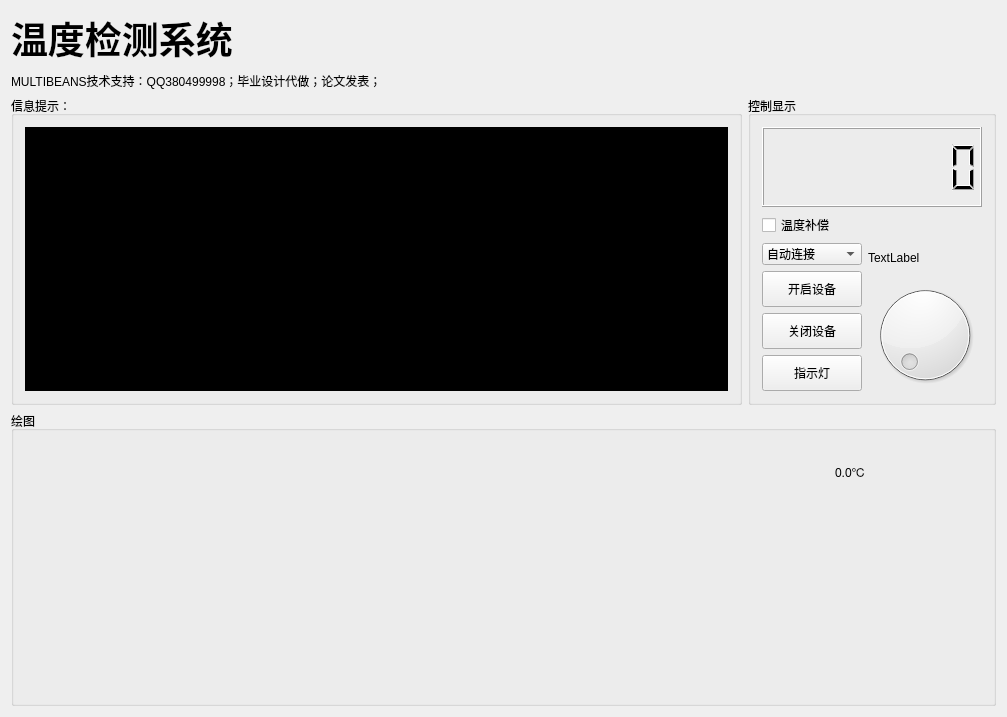
<?xml version="1.0" encoding="UTF-8"?>
<ui version="4.0">
 <class>Widget</class>
 <widget class="QWidget" name="Widget">
  <property name="geometry">
   <rect>
    <x>0</x>
    <y>0</y>
    <width>1007</width>
    <height>717</height>
   </rect>
  </property>
  <property name="windowTitle">
   <string>Widget</string>
  </property>
  <layout class="QVBoxLayout" name="verticalLayout_5">
   <item>
    <layout class="QVBoxLayout" name="verticalLayout_4">
     <item>
      <widget class="QLabel" name="label_title">
       <property name="text">
        <string>&lt;html&gt;&lt;head/&gt;&lt;body&gt;&lt;p&gt;&lt;span style=&quot; font-size:28pt; font-weight:600;&quot;&gt;温度检测系统&lt;/span&gt;&lt;/p&gt;&lt;/body&gt;&lt;/html&gt;</string>
       </property>
      </widget>
     </item>
     <item>
      <widget class="QLabel" name="label">
       <property name="text">
        <string>MULTIBEANS技术支持：QQ380499998；毕业设计代做；论文发表；</string>
       </property>
      </widget>
     </item>
     <item>
      <layout class="QHBoxLayout" name="horizontalLayout_3">
       <item>
        <widget class="QGroupBox" name="groupBox">
         <property name="title">
          <string>信息提示：</string>
         </property>
         <layout class="QHBoxLayout" name="horizontalLayout">
          <item>
           <widget class="QTextBrowser" name="textBrowser">
            <property name="styleSheet">
             <string notr="true">background-color: rgb(0, 0, 0);
font: 8pt &quot;黑体&quot;;
color: rgb(85, 255, 0);</string>
            </property>
           </widget>
          </item>
         </layout>
        </widget>
       </item>
       <item>
        <widget class="QGroupBox" name="groupBox_2">
         <property name="title">
          <string>控制显示</string>
         </property>
         <layout class="QVBoxLayout" name="verticalLayout_7">
          <item>
           <layout class="QVBoxLayout" name="verticalLayout_6">
            <item>
             <widget class="QLCDNumber" name="lcdNumber">
              <property name="minimumSize">
               <size>
                <width>220</width>
                <height>80</height>
               </size>
              </property>
              <property name="maximumSize">
               <size>
                <width>220</width>
                <height>80</height>
               </size>
              </property>
              <property name="digitCount">
               <number>8</number>
              </property>
             </widget>
            </item>
            <item>
             <widget class="QCheckBox" name="checkBox">
              <property name="text">
               <string>温度补偿</string>
              </property>
             </widget>
            </item>
            <item>
             <layout class="QHBoxLayout" name="horizontalLayout_2">
              <item>
               <layout class="QVBoxLayout" name="verticalLayout">
                <item>
                 <widget class="QComboBox" name="DeviceList">
                  <item>
                   <property name="text">
                    <string>自动连接</string>
                   </property>
                  </item>
                  <item>
                   <property name="text">
                    <string/>
                   </property>
                  </item>
                 </widget>
                </item>
                <item>
                 <widget class="QPushButton" name="pushButton_startDevice">
                  <property name="minimumSize">
                   <size>
                    <width>100</width>
                    <height>30</height>
                   </size>
                  </property>
                  <property name="maximumSize">
                   <size>
                    <width>100</width>
                    <height>40</height>
                   </size>
                  </property>
                  <property name="text">
                   <string>开启设备</string>
                  </property>
                 </widget>
                </item>
                <item>
                 <widget class="QPushButton" name="pushButton_stopDevice">
                  <property name="minimumSize">
                   <size>
                    <width>100</width>
                    <height>30</height>
                   </size>
                  </property>
                  <property name="maximumSize">
                   <size>
                    <width>100</width>
                    <height>40</height>
                   </size>
                  </property>
                  <property name="text">
                   <string>关闭设备</string>
                  </property>
                 </widget>
                </item>
                <item>
                 <widget class="QPushButton" name="pushButton_light">
                  <property name="minimumSize">
                   <size>
                    <width>100</width>
                    <height>30</height>
                   </size>
                  </property>
                  <property name="maximumSize">
                   <size>
                    <width>100</width>
                    <height>40</height>
                   </size>
                  </property>
                  <property name="text">
                   <string>指示灯</string>
                  </property>
                 </widget>
                </item>
               </layout>
              </item>
              <item>
               <layout class="QVBoxLayout" name="verticalLayout_2">
                <item>
                 <widget class="QLabel" name="label_diatemp">
                  <property name="minimumSize">
                   <size>
                    <width>100</width>
                    <height>30</height>
                   </size>
                  </property>
                  <property name="maximumSize">
                   <size>
                    <width>100</width>
                    <height>30</height>
                   </size>
                  </property>
                  <property name="text">
                   <string>TextLabel</string>
                  </property>
                 </widget>
                </item>
                <item>
                 <widget class="QDial" name="dial">
                  <property name="minimum">
                   <number>100</number>
                  </property>
                  <property name="maximum">
                   <number>500</number>
                  </property>
                 </widget>
                </item>
               </layout>
              </item>
             </layout>
            </item>
           </layout>
          </item>
         </layout>
        </widget>
       </item>
      </layout>
     </item>
     <item>
      <widget class="QGroupBox" name="groupBox_3">
       <property name="title">
        <string>绘图</string>
       </property>
       <layout class="QVBoxLayout" name="verticalLayout_3">
        <item>
         <widget class="QCustomPlot" name="plot" native="true">
          <property name="minimumSize">
           <size>
            <width>950</width>
            <height>250</height>
           </size>
          </property>
          <property name="maximumSize">
           <size>
            <width>820</width>
            <height>250</height>
           </size>
          </property>
          <widget class="QLabel" name="label_currentTemp">
           <property name="geometry">
            <rect>
             <x>810</x>
             <y>20</y>
             <width>121</width>
             <height>20</height>
            </rect>
           </property>
           <property name="text">
            <string>0.0℃</string>
           </property>
          </widget>
         </widget>
        </item>
       </layout>
      </widget>
     </item>
    </layout>
   </item>
  </layout>
 </widget>
 <layoutdefault spacing="6" margin="11"/>
 <customwidgets>
  <customwidget>
   <class>QCustomPlot</class>
   <extends>QWidget</extends>
   <header>qcustomplot.h</header>
   <container>1</container>
  </customwidget>
 </customwidgets>
 <resources/>
 <connections/>
</ui>
